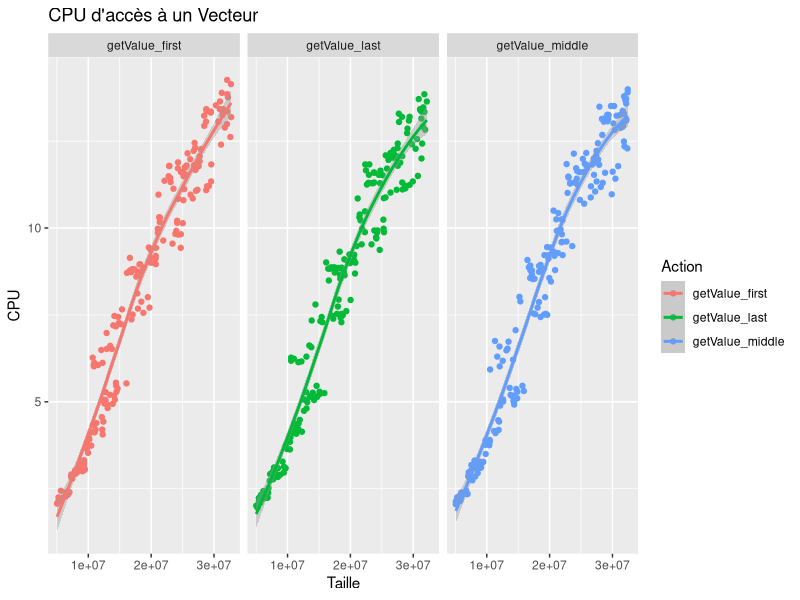
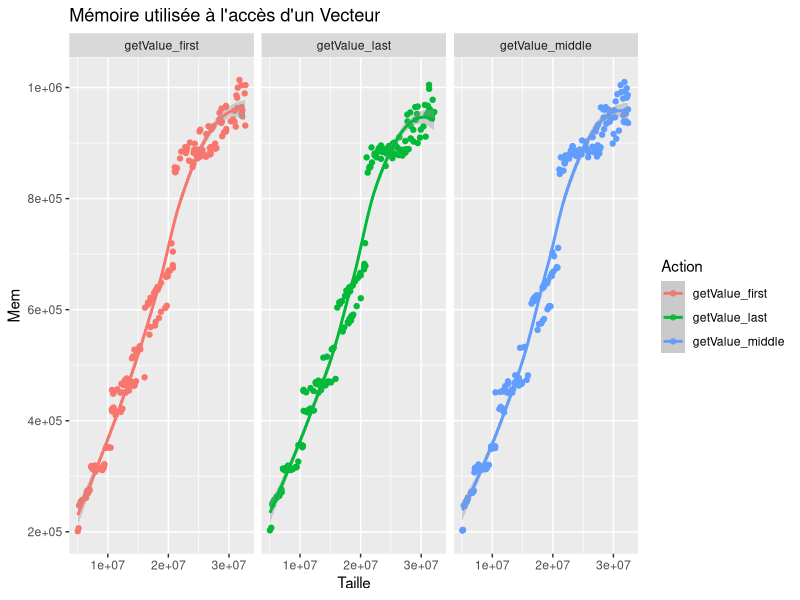
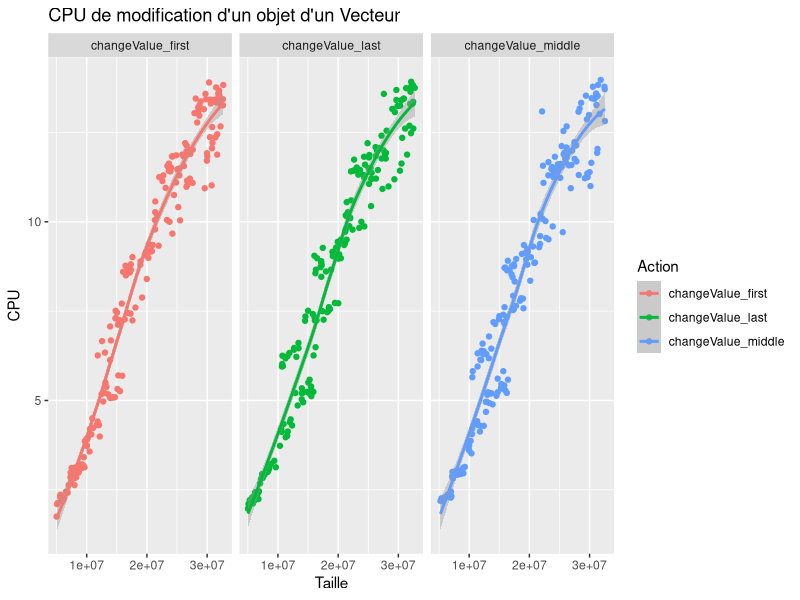
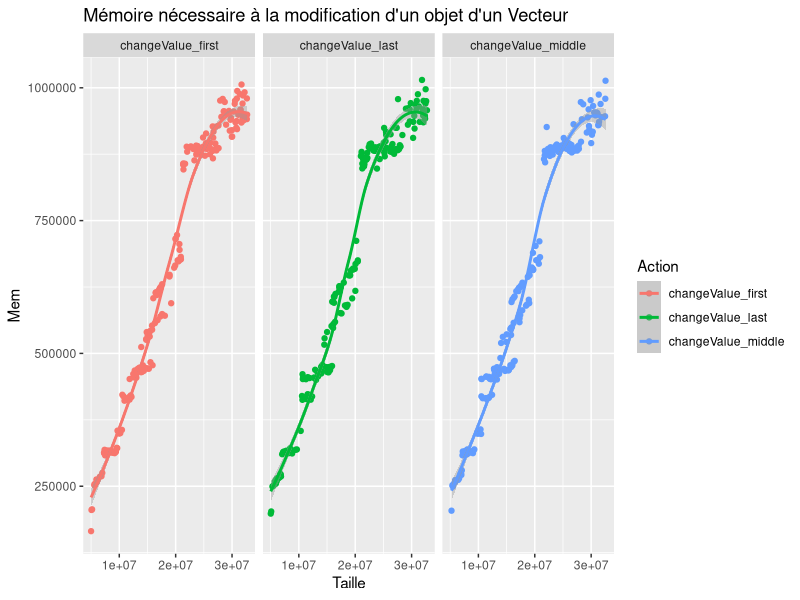
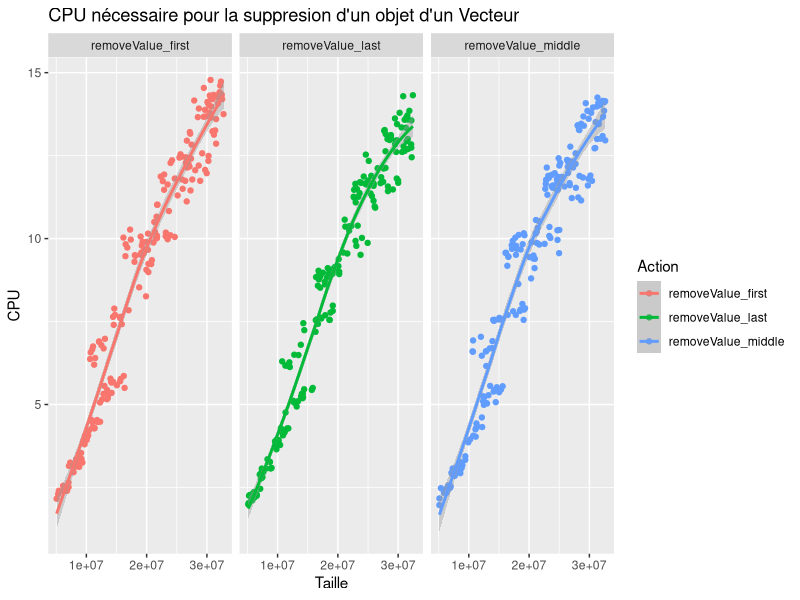
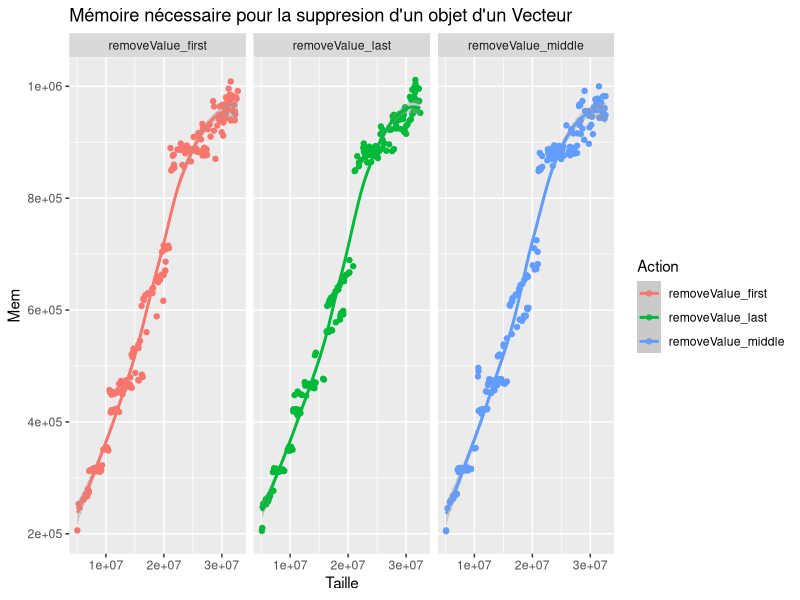
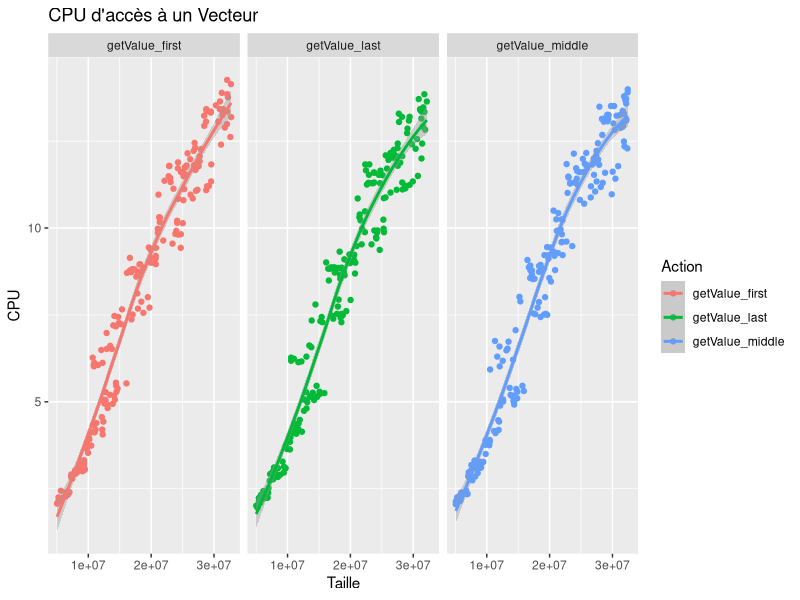
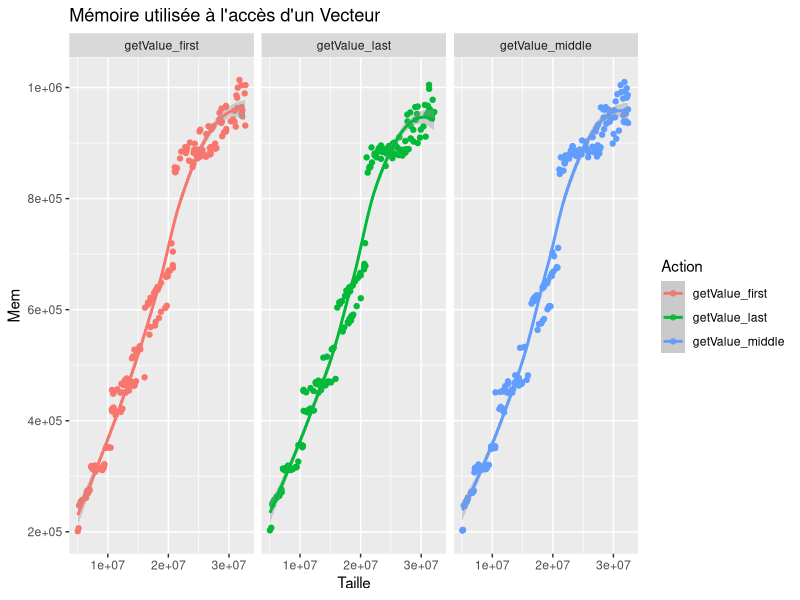

Write R code to recreate these figures, in order. (Note: this script raises an error after producing the figures.)
#!/usr/bin/env Rscript

library(ggplot2)
library(dplyr)
perf <- read.table("PerfH.csv",sep=",",dec=".", header=TRUE)

attach(perf)


 ggplot(perf[perf$Action=="getValue_first" & perf$Structure=="vector" | perf$Action=="getValue_middle" & perf$Structure=="vector" | perf$Action=="getValue_last"
 		& perf$Structure=="vector",], aes(x=Taille, y=CPU, color=Action)) + geom_point() + geom_smooth() + facet_grid(.~Action) +ggtitle("CPU d'accès à un Vecteur")
 ggsave("imgH/vector_get_hypothese.png")

 ggplot(perf[perf$Action=="getValue_first" & perf$Structure=="vector" | perf$Action=="getValue_middle" & perf$Structure=="vector" | perf$Action=="getValue_last"
 		& perf$Structure=="vector",], aes(x=Taille, y=Mem, color=Action)) + geom_point() + geom_smooth() + facet_grid(.~Action) +ggtitle("Mémoire utilisée à l'accès d'un Vecteur")
 ggsave("imgH/vector_get_hypothese_memory.png")

 ggplot(perf[perf$Action=="changeValue_first" & perf$Structure=="vector" | perf$Action=="changeValue_middle" & perf$Structure=="vector" | perf$Action=="changeValue_last"
 		& perf$Structure=="vector",], aes(x=Taille, y=CPU, color=Action)) + geom_point() + geom_smooth() + facet_grid(.~Action) +ggtitle("CPU de modification d'un objet d'un Vecteur")
 ggsave("imgH/vector_modify_hypothese.png")

 ggplot(perf[perf$Action=="changeValue_first" & perf$Structure=="vector" | perf$Action=="changeValue_middle" & perf$Structure=="vector" | perf$Action=="changeValue_last"
 		& perf$Structure=="vector",], aes(x=Taille, y=Mem, color=Action)) + geom_point() + geom_smooth() + facet_grid(.~Action) +ggtitle("Mémoire nécessaire à la modification d'un objet d'un Vecteur")
 ggsave("imgH/vector_modify_hypothese_memory.png")

ggplot(perf[perf$Action=="removeValue_first" & perf$Structure=="vector" | perf$Action=="removeValue_middle" & perf$Structure=="vector" | perf$Action=="removeValue_last"
		& perf$Structure=="vector",], aes(x=Taille, y=CPU, color=Action)) + geom_point() + geom_smooth() + facet_grid(.~Action)+ggtitle("CPU nécessaire pour la suppresion d'un objet d'un Vecteur")
ggsave("imgH/vector_remove_hypothese.png")

 ggplot(perf[perf$Action=="removeValue_first" & perf$Structure=="vector" | perf$Action=="removeValue_middle" & perf$Structure=="vector" | perf$Action=="removeValue_last"
 		& perf$Structure=="vector",], aes(x=Taille, y=Mem, color=Action)) + geom_point() + geom_smooth() + facet_grid(.~Action)+ggtitle("Mémoire nécessaire pour la suppresion d'un objet d'un Vecteur")
 ggsave("imgH/vector_remove_hypothese_memory.png")

ArrayList
 ggplot(perf[perf$Action=="getValue_first" & perf$Structure=="arraylist" | perf$Action=="getValue_middle" & perf$Structure=="arraylist" | perf$Action=="getValue_last"
 		& perf$Structure=="arraylist",], aes(x=Taille, y=CPU, color=Action)) + geom_point() + geom_smooth() + facet_grid(.~Action) + ggtitle("CPU d'accès à une ArrayList")
 ggsave("imgH/arraylist_get_hypothese.png")

 ggplot(perf[perf$Action=="getValue_first" & perf$Structure=="arraylist" | perf$Action=="getValue_middle" & perf$Structure=="arraylist" | perf$Action=="getValue_last"
 		& perf$Structure=="arraylist",], aes(x=Taille, y=Mem, color=Action)) + geom_point() + geom_smooth() + facet_grid(.~Action) + ggtitle("Mémoire utilisé d'accès à une ArrayList")
 ggsave("imgH/arraylist_get_hypothese_memory.png")

 ggplot(perf[perf$Action=="changeValue_first" & perf$Structure=="arraylist" | perf$Action=="changeValue_middle" & perf$Structure=="arraylist" | perf$Action=="changeValue_last"
 		& perf$Structure=="arraylist",], aes(x=Taille, y=CPU, color=Action)) + geom_point() + geom_smooth() + facet_grid(.~Action) +ggtitle("CPU de modification d'un objet d'une Arraylist")
 ggsave("imgH/arraylist_modify_hypothese.png")

 ggplot(perf[perf$Action=="changeValue_first" & perf$Structure=="arraylist" | perf$Action=="changeValue_middle" & perf$Structure=="arraylist" | perf$Action=="changeValue_last"
 		& perf$Structure=="arraylist",], aes(x=Taille, y=Mem, color=Action)) + geom_point() + geom_smooth() + facet_grid(.~Action) +ggtitle("Mémoire utilisé pour modifier un objet d'une ArrayList")
 ggsave("imgH/arraylist_modify_hypothese_memory.png")

 ggplot(perf[perf$Action=="removeValue_first" & perf$Structure=="arraylist" | perf$Action=="removeValue_middle" & perf$Structure=="arraylist" | perf$Action=="removeValue_last"
 		& perf$Structure=="arraylist",], aes(x=Taille, y=CPU, color=Action)) + geom_point() + geom_smooth() + facet_grid(.~Action)+ggtitle("CPU nécessaire pour la suppresion d'un objet d'une ArrayList")
 ggsave("imgH/arraylist_remove_hypothese.png")

 ggplot(perf[perf$Action=="removeValue_first" & perf$Structure=="arraylist" | perf$Action=="removeValue_middle" & perf$Structure=="arraylist" | perf$Action=="removeValue_last"
 		& perf$Structure=="arraylist",], aes(x=Taille, y=Mem, color=Action)) + geom_point() + geom_smooth() + facet_grid(.~Action)+ggtitle("Mémoire nécessaire pour la suppresion d'un objet d'une ArrayList")
 ggsave("imgH/arraylist_remove_hypothese_memory.png")
